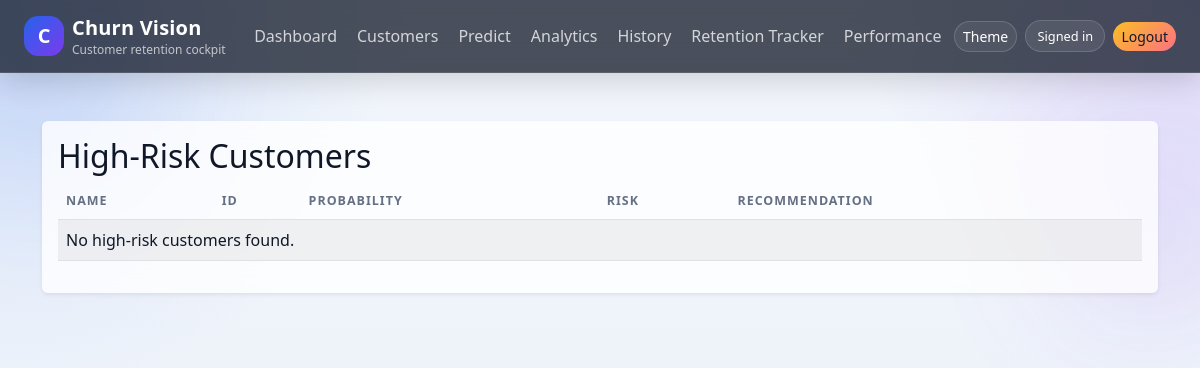
/high-risk/ (signed in), run on an earlier commit of the app's database.
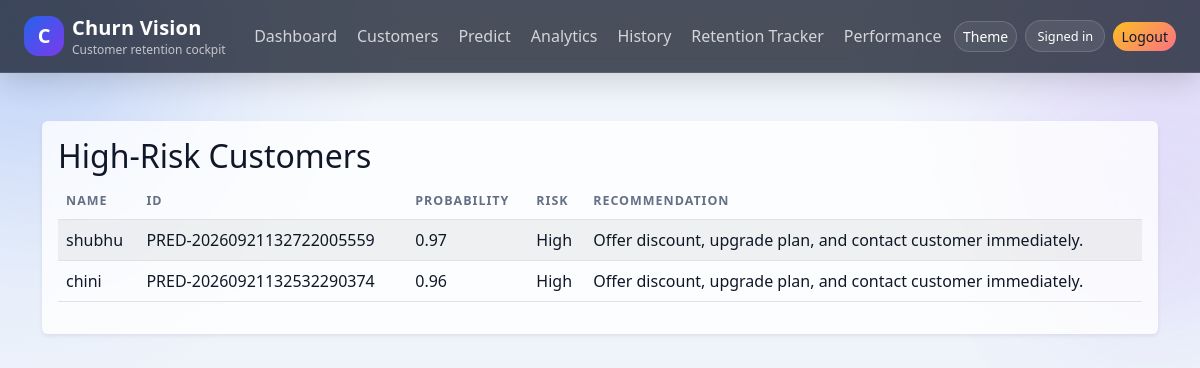
And on a later commit of the database.
### churnapp/models.py (models this page shows, shortened)
class Customer(models.Model):
    GENDER_CHOICES = [("Male", "Male"), ("Female", "Female")]
    CONTRACT_CHOICES = [
        ("Month-to-month", "Month-to-month"),
        ("One year", "One year"),
        ("Two year", "Two year"),
    ]
    INTERNET_CHOICES = [
        ("DSL", "DSL"),
        ("Fiber optic", "Fiber optic"),
        ("No", "No"),
    ]
    PREDICTION_CHOICES = [("Stay", "Stay"), ("Churn", "Churn")]
    RISK_CHOICES = [("Low", "Low"), ("Medium", "Medium"), ("High", "High")]
    customer_id = models.CharField(max_length=30, unique=True)
    name = models.CharField(max_length=120)
    gender = models.CharField(max_length=10, choices=GENDER_CHOICES)
    age = models.PositiveIntegerField()
    contract = models.CharField(max_length=30, choices=CONTRACT_CHOICES)
    internet_service = models.CharField(max_length=20, choices=INTERNET_CHOICES)
    tenure = models.PositiveIntegerField()
    monthly_charges = models.DecimalField(max_digits=10, decimal_places=2)
    is_active = models.BooleanField(default=True)
    churn_prediction = models.CharField(max_length=10, choices=PREDICTION_CHOICES, blank=True)
    churn_probability = models.FloatField(default=0)
    risk_level = models.CharField(max_length=10, choices=RISK_CHOICES, blank=True)
    recommendation = models.TextField(blank=True)
    last_predicted_at = models.DateTimeField(null=True, blank=True)
    created_at = models.DateTimeField(auto_now_add=True)
    updated_at = models.DateTimeField(auto_now=True)

### churnapp/views.py (the view)
# urls.py: path("high-risk/", views.high_risk_customers, name="high_risk"),
@login_required
def high_risk_customers(request):
    customers = Customer.objects.filter(risk_level="High").order_by("-churn_probability")
    return render(request, "high_risk.html", {"customers": customers})

### templates/high_risk.html (shortened to what this page needs)
{% extends "base.html" %}
{% block content %}
<div class="card shadow-sm border-0">
  <div class="card-body">
    <h2>High-Risk Customers</h2>
    <div class="table-responsive">
      <table class="table table-striped align-middle">
        <thead><tr><th>Name</th><th>ID</th><th>Probability</th><th>Risk</th><th>Recommendation</th></tr></thead>
        <tbody>
          {% for customer in customers %}
            <tr>
              <td>{{ customer.name }}</td>
              <td>{{ customer.customer_id }}</td>
              <td>{{ customer.churn_probability }}</td>
              <td>{{ customer.risk_level }}</td>
              <td>{{ customer.recommendation }}</td>
            </tr>
          {% empty %}
            <tr><td colspan="5">No high-risk customers found.</td></tr>
          {% endfor %}
        </tbody>
      </table>
    </div>
  </div>
</div>
{% endblock %}

What changed in the data, as far as the page shows it:
added Customer: name "shubhu", customer_id "PRED-20260921132722005559", churn_probability "0.97", risk_level "High", recommendation "Offer discount, upgrade plan, and contact customer immediately."
added Customer: name "chini", customer_id "PRED-20260921132532290374", churn_probability "0.96", risk_level "High", recommendation "Offer discount, upgrade plan, and contact customer immediately."
Also different on the page:
text no longer shown: "No high-risk customers found."
